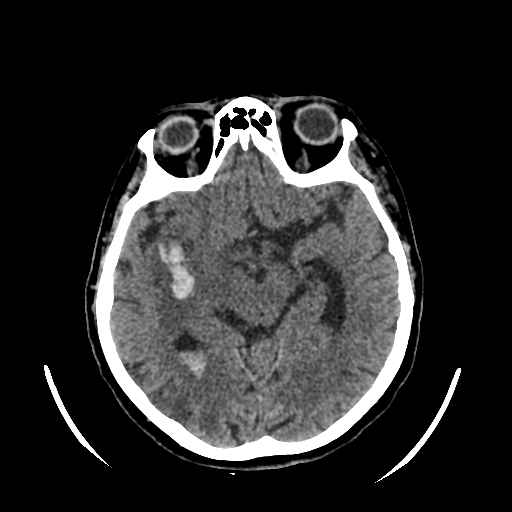
%> input picture hemorrhage/Hemorrhagic/2_0_69.jpg, 512 x 512 px
$ octave hemorrhagi.m   (GNU Octave 9; MATLAB toolbox functions it lacks are replaced by stand-ins)
%> lines starting %> are read from the running program, lines starting %| are printed output that depends on the picture; in (x1, y1, x2, y2) boxes, pixels count from 0 and x2, y2 are one past the last pixel; in counts of white or black regions, pixels touching at a corner belong together; the program's own positions count from 1
close all;
clear all;
clc;

% Read the CT scan image
image = imread('E:\Acdemics\EBS CBE\21ES603 - Signal & Image Processing\Term Project\HEMORRHAGE\Hemorrhagic\2_0_69.jpg');
%> image is the input picture: size 512x512x3 uint8; min 0, max 255, mean 45.1

image=imresize(image,[512,512])
% Convert the image to grayscale
grayImage = rgb2gray(image);

% Apply a Gaussian filter for smoothing
smoothedImage = imgaussfilt(double(grayImage), 2);
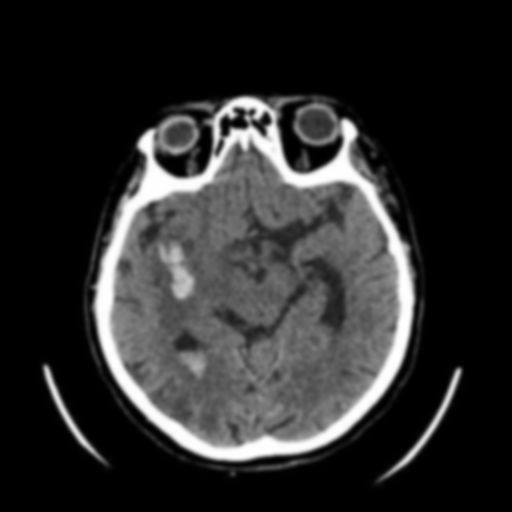
%> smoothedImage: size 512x512 double; min 0.266, max 255, mean 45.1; drawn with min black and max white

BW1=edge(smoothedImage,'sobel')
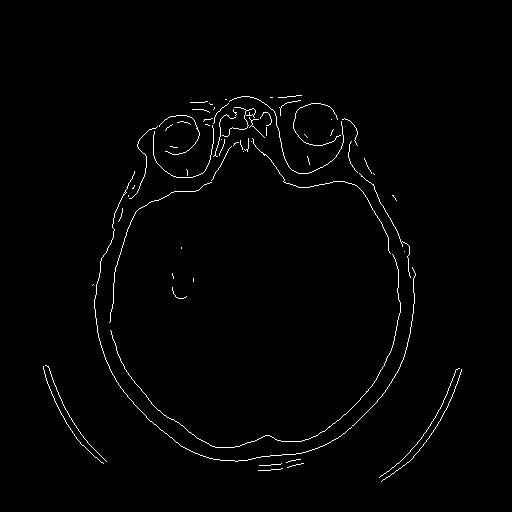
%> BW1: size 512x512 logical; 1.3% white in thin lines or dots, all inside (x1, y1, x2, y2) = (43, 95, 462, 482)
figure;
subplot(1, 5, 1);
imshow(BW1, []);
title('Original Image');
% Thresholding based on intensity for brain identification
brainThreshold = 30; % Adjust the intensity threshold based on your specific case
brainMask = smoothedImage > brainThreshold;
%> brainMask: size 512x512 logical; 36.8% white; 16 white regions (4 under 20 px), largest, box (x1, y1, x2, y2) and area: (85, 94, 417, 463) 92175, (376, 366, 463, 483) 1420, (42, 363, 109, 467) 1194

l=watershed(brainMask)
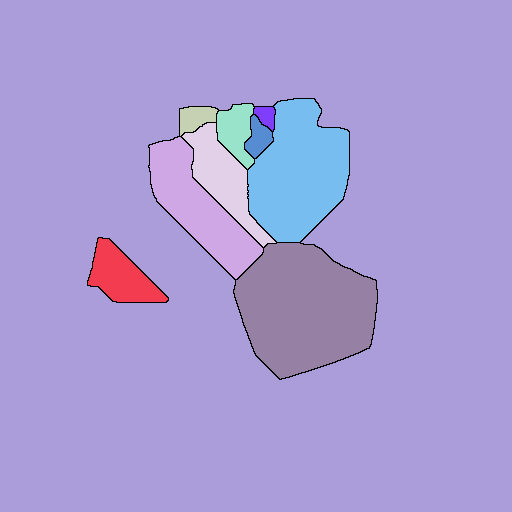
%> l: size 512x512 uint8; 11 distinct labels, from 0 to 10; one colour per label, 0 black
subplot(1,5,2)
jp = imfuse(smoothedImage, l, 'falsecolor', 'ColorChannels', [1 2 0]);
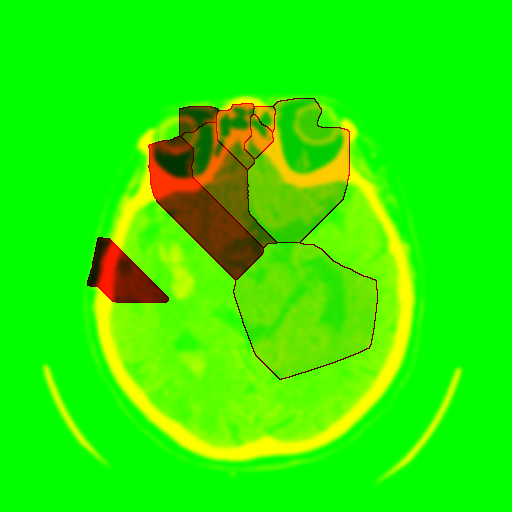
%> jp: size 512x512x3 uint8; mean R, G, B 45, 238.4, 0
imshow(l,[])
% Remove small regions
brainMask = bwareaopen(brainMask, 100);

% Fill holes in the brain mask
brainMask = imfill(brainMask, 'holes');
%> brainMask: size 512x512 logical; 37.8% white; 9 white regions, largest, box (x1, y1, x2, y2) and area: (85, 94, 417, 463) 95168, (376, 366, 463, 483) 1420, (42, 363, 109, 467) 1194

% Perform morphological operations to refine the brain mask
se = strel('disk', 5);
brainMask = imopen(brainMask, se);
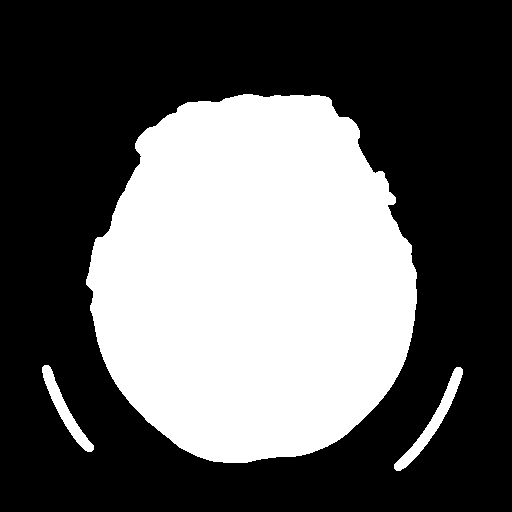
%> brainMask: size 512x512 logical; 37% white; 3 white regions, box (x1, y1, x2, y2) and area: (86, 94, 417, 463) 94809, (394, 367, 463, 471) 1256, (42, 365, 94, 452) 1030
brainMask = imclose(brainMask, se);
%> brainMask: size 512x512 logical; 37.1% white; 3 white regions, box (x1, y1, x2, y2) and area: (86, 94, 417, 463) 94840, (394, 367, 463, 471) 1256, (42, 365, 94, 452) 1030

% Display the original image and identified brain region
subplot(1, 5, 3);
imshow(image, []);
title('Original Image');

subplot(1, 5, 4);
imshow(brainMask, []);
title('Identified Brain Region');

%%%%%%%%%%%%%%%%%%%%%%%%%%%%%%%%%%%%%%%%%%%%%%%%%%%%%%%%%%%%%%%%%%%%%%%%%%%%

% Apply a region mask to the original image to focus on the brain
brainRegion = bsxfun(@times, image, cast(brainMask, 'like', image));

% Convert the region of interest to grayscale
grayBrainRegion = rgb2gray(brainRegion);

% Thresholding based on intensity for tumor identification
tumorThreshold = 150; % Adjust the intensity threshold based on your specific case
tumorMask = grayBrainRegion > tumorThreshold;
%> tumorMask: size 512x512 logical; 7.7% white; 113 white regions (102 under 20 px), largest, box (x1, y1, x2, y2) and area: (94, 97, 415, 461) 17073, (160, 245, 194, 299) 777, (394, 368, 461, 470) 655

% Remove small regions in the tumor mask
tumorMask = bwareaopen(tumorMask, 50);

% Perform morphological operations to refine the tumor mask
seTumor = strel('disk', 5);
tumorMask = imopen(tumorMask, seTumor);
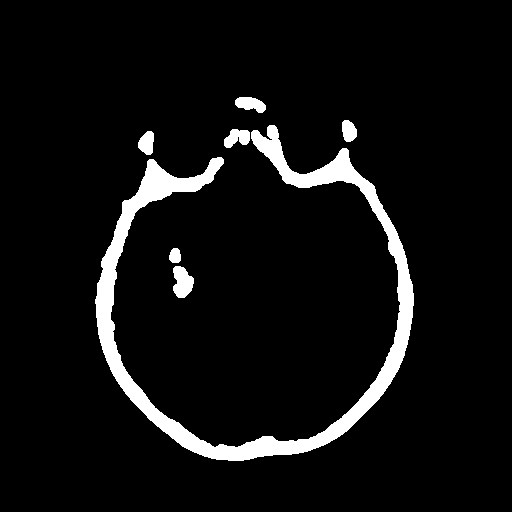
%> tumorMask: size 512x512 logical; 6.2% white; 7 white regions, largest, box (x1, y1, x2, y2) and area: (95, 125, 414, 461) 14410, (173, 266, 194, 298) 488, (224, 129, 250, 148) 338
tumorMask = imclose(tumorMask, seTumor);
%> tumorMask: size 512x512 logical; 6.3% white; 3 white regions, box (x1, y1, x2, y2) and area: (95, 120, 414, 461) 15420, (169, 248, 194, 298) 675, (235, 97, 266, 113) 339

subplot(1, 3, 3);
imshow(tumorMask, []);
title('Identified Tumor Region');

% Optionally overlay the tumor region on the original image
overlayedImage = image;
overlayedImage(repmat(tumorMask, [1, 1, 3])) = 255; % Set tumor region to white
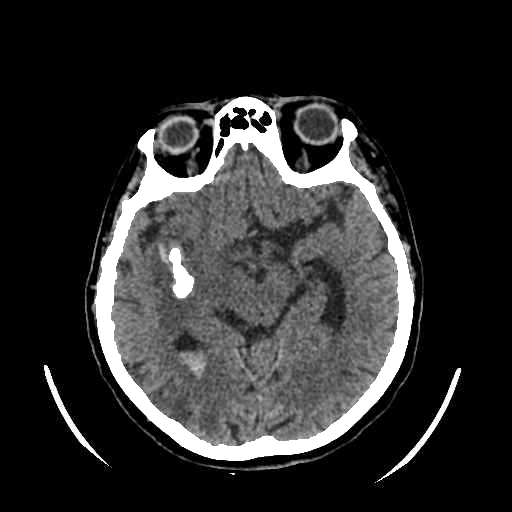
%> overlayedImage: size 512x512x3 uint8; 2.83% of pixels changed, all inside (x1, y1, x2, y2) = (95, 97, 414, 461)
figure;
imshow(overlayedImage);
title('Overlay of Identified Tumor on Original Image');

$ run again, with hemorrhage/Hemorrhagic/11_0_152.jpg copied over hemorrhage/Hemorrhagic/2_0_69.jpg
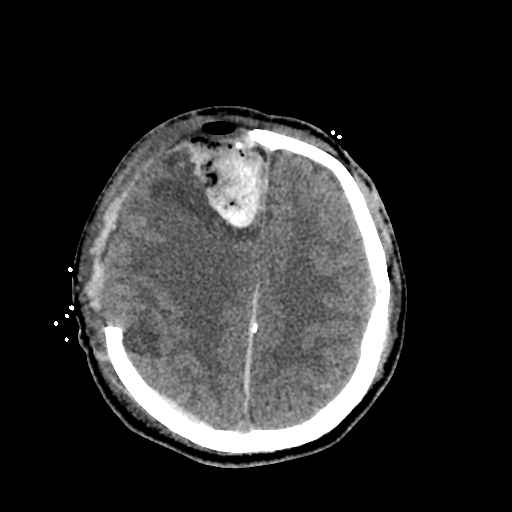
%> input picture hemorrhage/Hemorrhagic/11_0_152.jpg, 512 x 512 px
%> image is the input picture: size 512x512x3 uint8; min 0, max 255, mean 46
%> `BW1=edge(smoothedImage,'sobel')`:
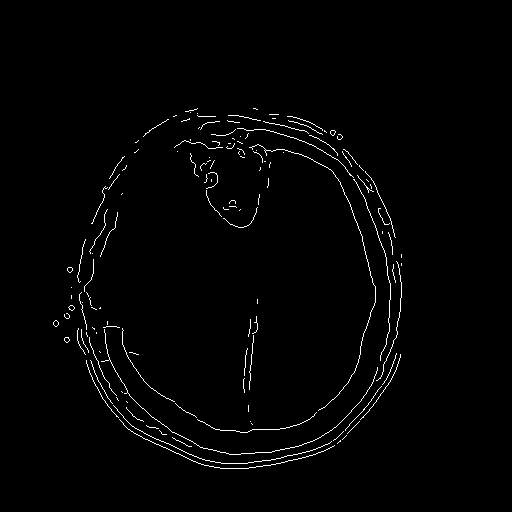
%> BW1: size 512x512 logical; 1.4% white in thin lines or dots, all inside (x1, y1, x2, y2) = (53, 108, 402, 469)
%> l: size 512x512 uint8; 7 distinct labels, from 0 to 6
%> `overlayedImage(repmat(tumorMask, [1, 1, 3])) = 255;`:
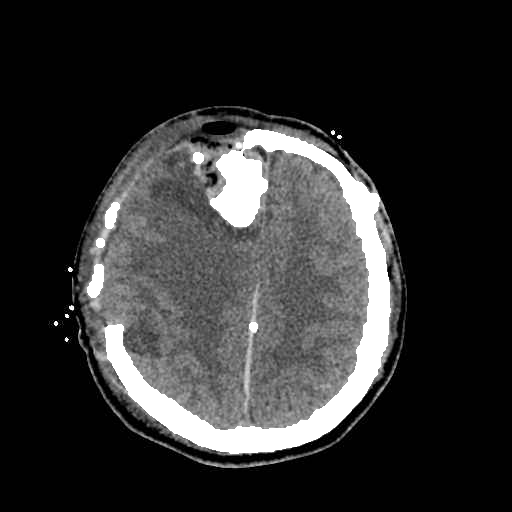
%> overlayedImage: size 512x512x3 uint8; 3.57% of pixels changed, all inside (x1, y1, x2, y2) = (87, 129, 391, 454)

$ run again, with hemorrhage/Hemorrhagic/12_0_140.jpg copied over hemorrhage/Hemorrhagic/2_0_69.jpg
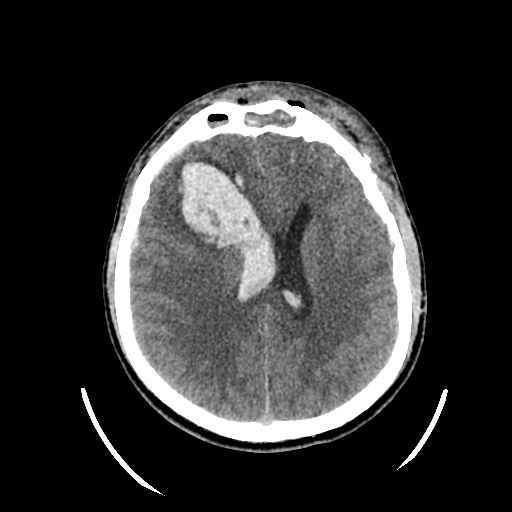
%> input picture hemorrhage/Hemorrhagic/12_0_140.jpg, 512 x 512 px
%> image is the input picture: size 512x512x3 uint8; min 0, max 255, mean 51.2
%> `BW1=edge(smoothedImage,'sobel')`:
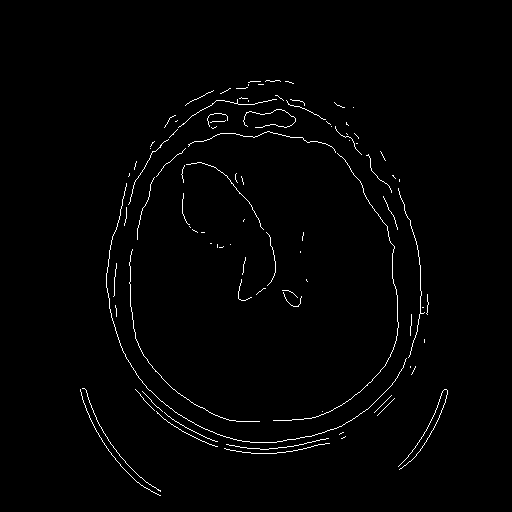
%> BW1: size 512x512 logical; 1.3% white in thin lines or dots, all inside (x1, y1, x2, y2) = (80, 80, 448, 496)
%> l: size 512x512 uint8; 9 distinct labels, from 0 to 8
%> `overlayedImage(repmat(tumorMask, [1, 1, 3])) = 255;`:
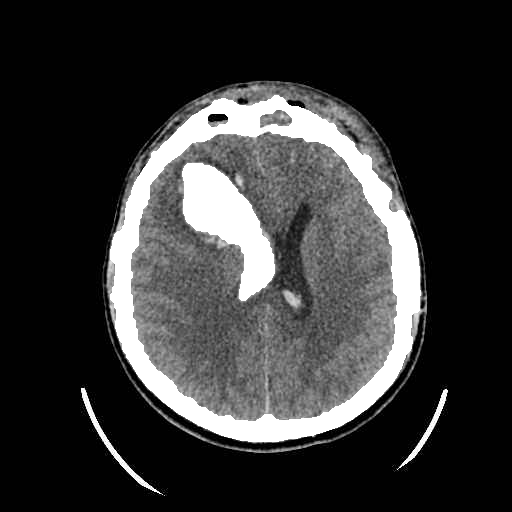
%> overlayedImage: size 512x512x3 uint8; 5.88% of pixels changed, all inside (x1, y1, x2, y2) = (110, 95, 421, 442)
